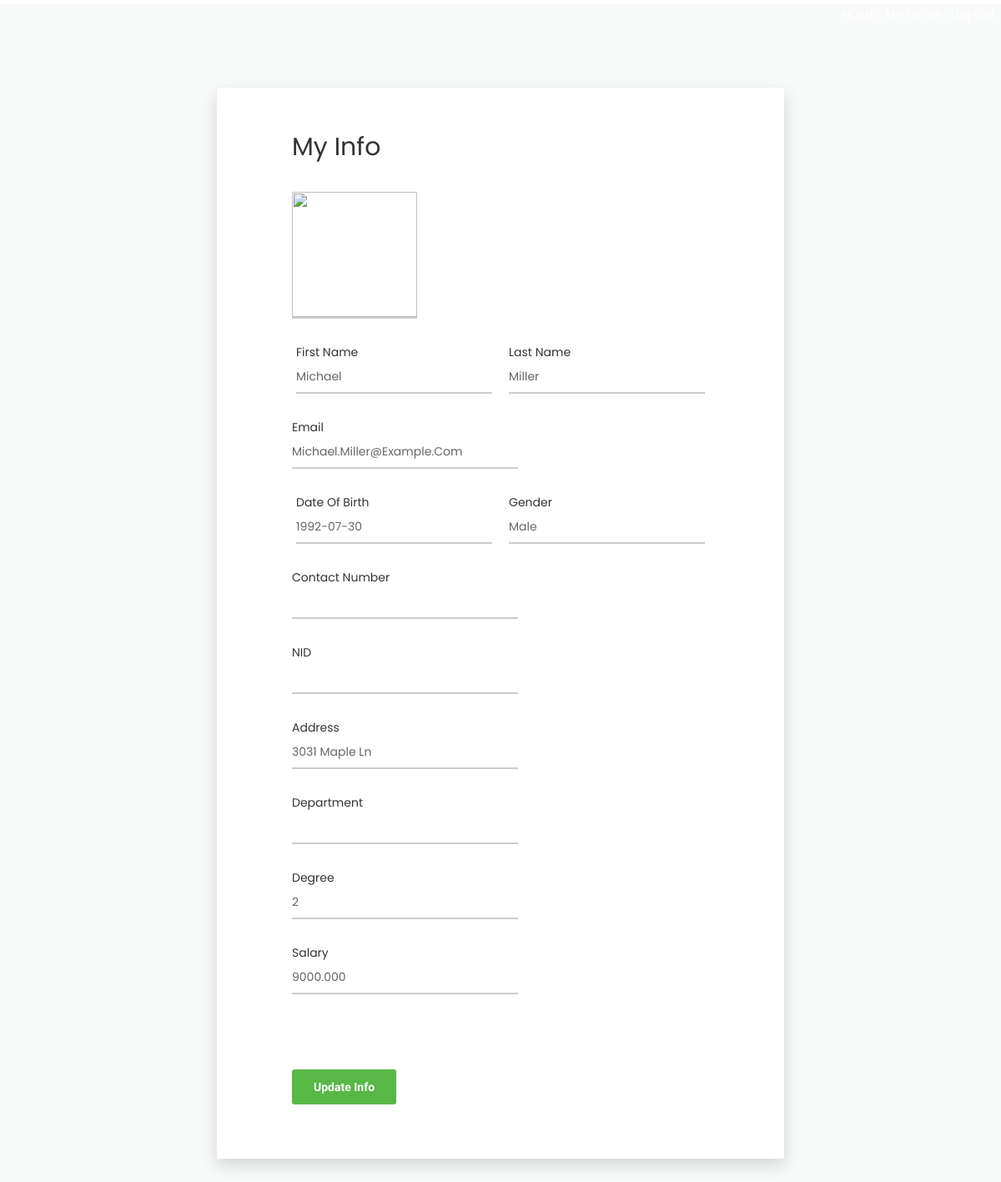
The page /pages/myprofile.php on the database as committed earlier.
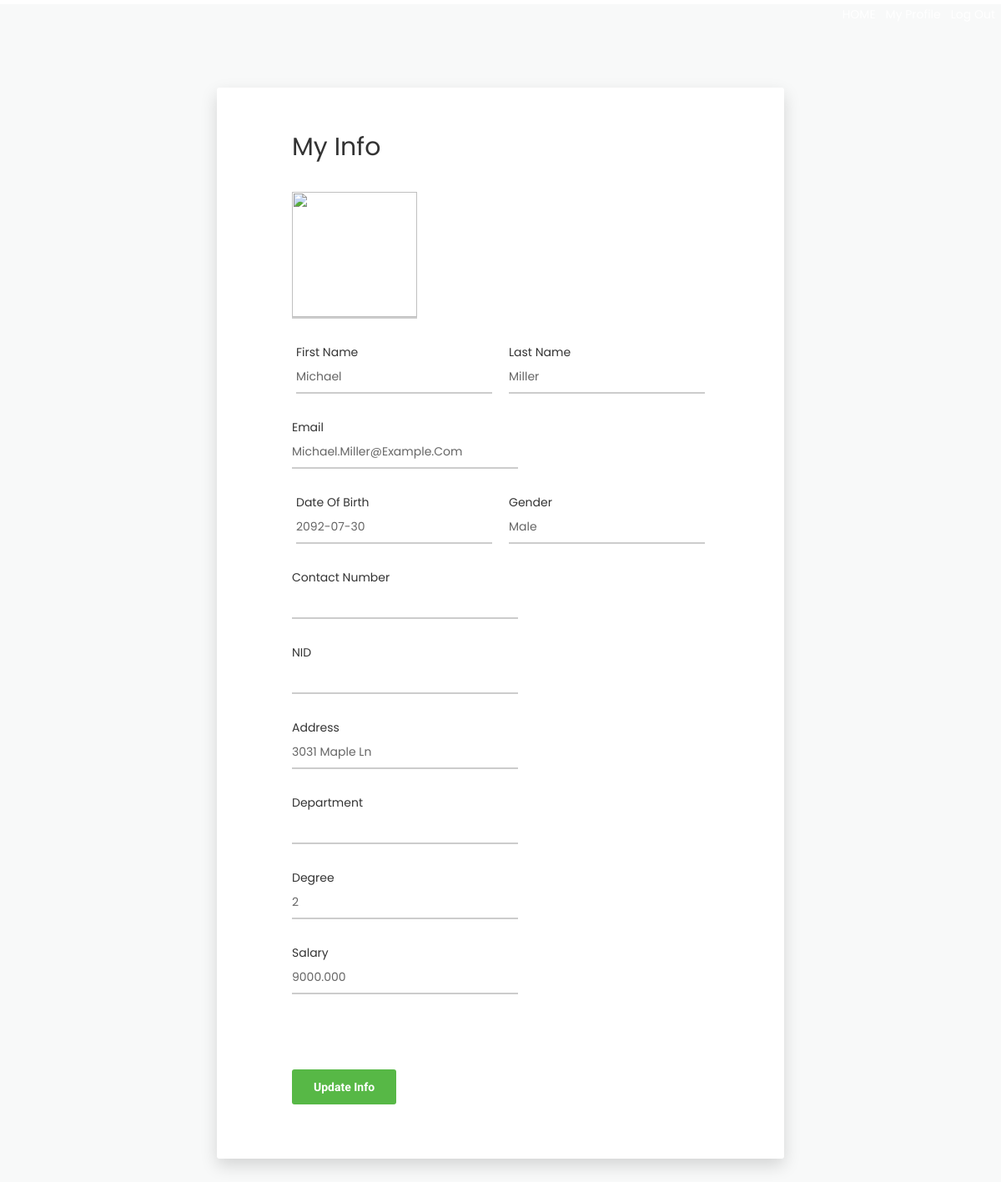
The same page on the database as committed later.
### tables this page shows
CREATE TABLE user (
    id INT(11) UNSIGNED AUTO_INCREMENT NOT NULL PRIMARY KEY ,
    username VARCHAR(50) NOT NULL UNIQUE,
    `password` VARCHAR(50) NOT NULL,
    lv INT(6) UNSIGNED NOT NULL,
    fname VARCHAR(50) ,
    minit VARCHAR(50) ,
    lname VARCHAR(50) ,
    bdate date ,
    start_dt datetime DEFAULT CURRENT_TIMESTAMP ,
    addr VARCHAR(255) ,
    phone VARCHAR(15) ,
    email VARCHAR(50),
    salary DEC(15,3) ,
    gender ENUM('male', 'female')
);

### pages/myprofile.php (the view, shortened to what the changed rows need)
<?php
require_once('process/dbh.php');
$id = (isset($_GET['id']) ? $_GET['id'] : '');
$sql = "SELECT * from `user` ";
$result = mysqli_query($conn, $sql);
if ($result) {
    while ($res = mysqli_fetch_assoc($result)) {
        $firstname = $res['fname'];
        $lastname = $res['lname'];
        $email = $res['email'];
        $contact = $res['phone'];
        $address = $res['addr'];
        $gender = $res['gender'];
        $birthday = $res['bdate'];
        $salary = $res['salary'];
        $degree = $res['lv'];
    }
}
?>
<html>
<head>
    <link href="vendor/mdi-font/css/material-design-iconic-font.min.css" rel="stylesheet" media="all">
    <link href="vendor/font-awesome-4.7/css/font-awesome.min.css" rel="stylesheet" media="all">
    <link href="vendor/select2/select2.min.css" rel="stylesheet" media="all">
    <link href="vendor/datepicker/daterangepicker.css" rel="stylesheet" media="all">
    <link href="main.css" rel="stylesheet" media="all">
    <link rel="stylesheet" href="https://maxcdn.bootstrapcdn.com/bootstrap/3.4.1/css/bootstrap.min.css">
    <link rel="stylesheet" href="https://use.fontawesome.com/releases/v5.15.4/css/all.css" />
</head>
<body>
    <div class="page-wrapper bg-blue p-t-100 p-b-100 font-robo">
        <div class="wrapper wrapper--w680">
            <div class="card card-1">
                <div class="card-body">
                    <h2 class="title">My Info</h2>
                    <form method="POST" action="myprofileup.php?id=<?php echo $id ?>">
                        <div class="row row-space">
                            <div class="col-2">
                                <div class="input-group">
                                    <p>First Name</p>
                                    <input class="input--style-1" type="text" name="firstName" value="<?php echo $firstname; ?>" readonly>
                                </div>
                            </div>
                            <div class="col-2">
                                <div class="input-group">
                                    <p>Last Name</p>
                                    <input class="input--style-1" type="text" name="lastName" value="<?php echo $lastname; ?>" readonly>
                                </div>
                            </div>
                        </div>
                        <div class="input-group">
                            <p>Email</p>
                            <input class="input--style-1" type="email" name="email" value="<?php echo $email; ?>" readonly>
                        </div>
                        <div class="row row-space">
                            <div class="col-2">
                                <div class="input-group">
                                    <p>Date of Birth</p>
                                    <input class="input--style-1" type="text" name="birthday" value="<?php echo $birthday; ?>" readonly>
                                </div>
                            </div>
                            <div class="col-2">
                                <div class="input-group">
                                    <p>Gender</p>
                                    <input class="input--style-1" type="text" name="gender" value="<?php echo $gender; ?>" readonly>
                                </div>
                            </div>
                        </div>
                        <div class="input-group">
                            <p>Contact Number</p>
                            <input class="input--style-1" type="number" name="contact" value="<?php echo $contact; ?>" readonly>
                        </div>
                        <div class="input-group">
                            <p>Address</p>
                            <input class="input--style-1" type="text" name="address" value="<?php echo $address; ?>" readonly>
                        </div>
                        <div class="input-group">
                            <p>Degree</p>
                            <input class="input--style-1" type="text" name="degree" value="<?php echo $degree; ?>" readonly>
                        </div>
                        <div class="input-group">
                            <p>Salary</p>
                            <input class="input--style-1" type="text" name="degree" value="<?php echo $salary; ?>" readonly>
                        </div>
                        <input type="hidden" name="id" id="textField" value="<?php echo $id; ?>" required="required"><br><br>
                    </form>
                </div>
            </div>
        </div>
    </div>
</body>
</html>

Rows that differ between the two databases and show on the page:
changed user "Michael": birthday "1992-07-30" → "2092-07-30"
